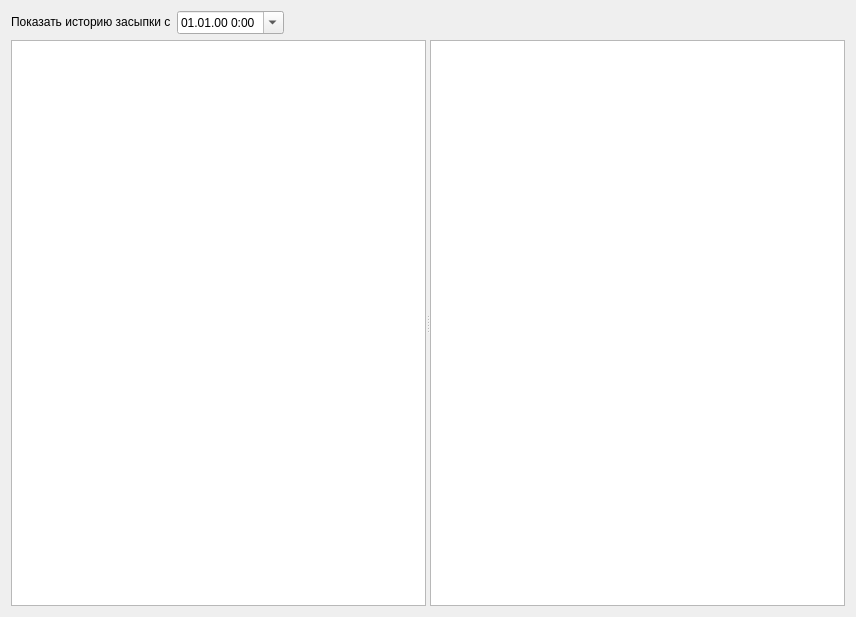
<?xml version="1.0" encoding="UTF-8"?>
<ui version="4.0">
 <class>DialogHist</class>
 <widget class="QDialog" name="DialogHist">
  <property name="geometry">
   <rect>
    <x>0</x>
    <y>0</y>
    <width>856</width>
    <height>617</height>
   </rect>
  </property>
  <property name="windowTitle">
   <string>История засыпки компонентов</string>
  </property>
  <layout class="QVBoxLayout" name="verticalLayout">
   <item>
    <layout class="QHBoxLayout" name="horizontalLayout">
     <item>
      <widget class="QLabel" name="label">
       <property name="sizePolicy">
        <sizepolicy hsizetype="Preferred" vsizetype="Maximum">
         <horstretch>0</horstretch>
         <verstretch>0</verstretch>
        </sizepolicy>
       </property>
       <property name="text">
        <string>Показать историю засыпки с</string>
       </property>
      </widget>
     </item>
     <item>
      <widget class="QDateTimeEdit" name="dateTimeEdit">
       <property name="displayFormat">
        <string>dd.MM.yy H:mm</string>
       </property>
       <property name="calendarPopup">
        <bool>true</bool>
       </property>
      </widget>
     </item>
     <item>
      <spacer name="horizontalSpacer">
       <property name="orientation">
        <enum>Qt::Horizontal</enum>
       </property>
       <property name="sizeHint" stdset="0">
        <size>
         <width>40</width>
         <height>20</height>
        </size>
       </property>
      </spacer>
     </item>
    </layout>
   </item>
   <item>
    <widget class="QSplitter" name="splitter">
     <property name="sizePolicy">
      <sizepolicy hsizetype="Expanding" vsizetype="Expanding">
       <horstretch>0</horstretch>
       <verstretch>0</verstretch>
      </sizepolicy>
     </property>
     <property name="orientation">
      <enum>Qt::Horizontal</enum>
     </property>
     <widget class="TableView" name="tableViewMatr">
      <property name="selectionMode">
       <enum>QAbstractItemView::SingleSelection</enum>
      </property>
      <property name="selectionBehavior">
       <enum>QAbstractItemView::SelectRows</enum>
      </property>
      <attribute name="verticalHeaderVisible">
       <bool>false</bool>
      </attribute>
     </widget>
     <widget class="TableView" name="tableViewHist"/>
    </widget>
   </item>
  </layout>
 </widget>
 <customwidgets>
  <customwidget>
   <class>TableView</class>
   <extends>QTableView</extends>
   <header>olap/tableview.h</header>
  </customwidget>
 </customwidgets>
 <resources/>
 <connections/>
</ui>
